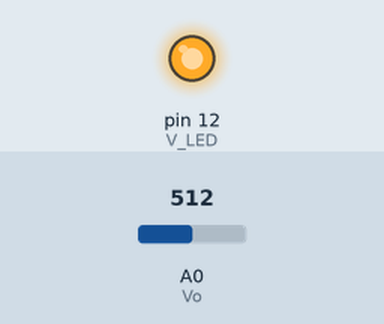
This sketch was run on a simulated Arduino Uno, built with avr-gcc and run on an emulated ATmega328P. Shown: output pins drawn as LEDs (lit = HIGH). The test bench sets the inputs (shaded band); at power-on: A0 (Vo) = 512. What the sketch prints to the serial monitor is not drawn.

Above: at 0.1 s.
Timing chart, 0 to 1.6 s (numbered marks = the images above):
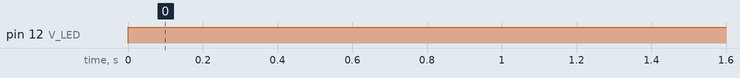

Measured:
- by itself, pin 12 (V_LED): LOW → HIGH at 0.00 s

The sketch:

sketch_mar18a.ino
```cpp
int Vo = A0;
int V_LED = 12;

float Vo_value = 0;
float Voltage = 0;
float dustDensity = 0;

void setup() {
  Serial.begin(9600);
  pinMode(V_LED, OUTPUT);
  pinMode(Vo, INPUT);
}

void loop() {
  digitalWrite(V_LED, LOW);
  delayMicroseconds(280);;
  Vo_value = analogRead(Vo);
  delayMicroseconds(40);
  digitalWrite(V_LED, HIGH);
  delayMicroseconds(9680);;

  Voltage = Vo_value * 5.0 / 1023.0;
  dustDensity = (Voltage - 0.5) / 0.005;

  Serial.print("dust: ");
  Serial.println(dustDensity);

  delay(1000);
}
```
